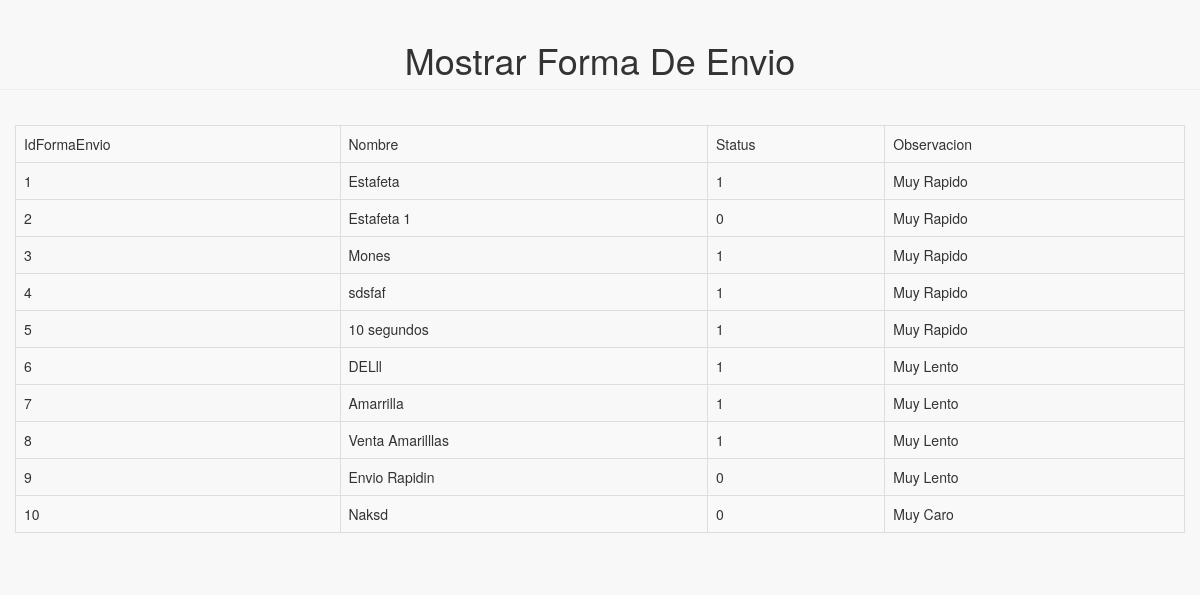
Screenshot of /MostrarLOGFormasDeEnvio.php with the database file from the repository.
### tables this page shows
CREATE TABLE `logformasdeenvio` (
  `IdFormaEnvio` int(2) NOT NULL,
  `Nombre` varchar(20) DEFAULT NULL,
  `Status` tinyint(1) DEFAULT NULL,
  `Observacion` varchar(50) DEFAULT NULL
);

### MostrarLOGFormasDeEnvio.php (the view, shortened to what this page needs)
<?php require_once('Connections/localhost.php'); ?>
<?php
$maxRows_R18 = 10;
$pageNum_R18 = 0;
$startRow_R18 = $pageNum_R18 * $maxRows_R18;
$query_R18 = "SELECT * FROM logformasdeenvio";
$query_limit_R18 = sprintf("%s LIMIT %d, %d", $query_R18, $startRow_R18, $maxRows_R18);
$R18 = mysql_query($query_limit_R18, $localhost) or die(mysql_error());
$row_R18 = mysql_fetch_assoc($R18);
?><!DOCTYPE html PUBLIC "-//W3C//DTD XHTML 1.0 Transitional//EN" "http://www.w3.org/TR/xhtml1/DTD/xhtml1-transitional.dtd">
<html xmlns="http://www.w3.org/1999/xhtml">
<head>
    <link href="vendor/bootstrap/css/bootstrap.min.css" rel="stylesheet">
    <link href="vendor/metisMenu/metisMenu.min.css" rel="stylesheet">
    <link href="dist/css/sb-admin-2.css" rel="stylesheet">
    <link href="vendor/font-awesome/css/font-awesome.min.css" rel="stylesheet" type="text/css">
</head>
<body>
<div align="center">
                    <h1 class="page-header">Mostrar Forma De Envio</h1>
</div>
<div align="center" class="panel-body">
<div  class="table-responsive">
<form id="form1" name="form1" method="post" action="">
  <table border="1" class="table table-striped table-bordered table-hover">
    <tr>
      <td>IdFormaEnvio</td>
      <td>Nombre</td>
      <td>Status</td>
      <td>Observacion</td>
    </tr>
    <?php do { ?>
      <tr>
        <td><?php echo $row_R18['IdFormaEnvio']; ?></td>
        <td><?php echo $row_R18['Nombre']; ?></td>
        <td><?php echo $row_R18['Status']; ?></td>
        <td><?php echo $row_R18['Observacion']; ?></td>
      </tr>
      <?php } while ($row_R18 = mysql_fetch_assoc($R18)); ?>
  </table>
</form>
</div>
</div>
</body>
</html>

### rows the page displays
logformasdeenvio: IdFormaEnvio "1", Nombre "Estafeta", Status "1", Observacion "Muy Rapido"
logformasdeenvio: IdFormaEnvio "2", Nombre "Estafeta 1", Status "0", Observacion "Muy Rapido"
logformasdeenvio: IdFormaEnvio "3", Nombre "Mones", Status "1", Observacion "Muy Rapido"
logformasdeenvio: IdFormaEnvio "4", Nombre "sdsfaf", Status "1", Observacion "Muy Rapido"
logformasdeenvio: IdFormaEnvio "5", Nombre "10 segundos", Status "1", Observacion "Muy Rapido"
logformasdeenvio: IdFormaEnvio "6", Nombre "DELll", Status "1", Observacion "Muy Lento"
logformasdeenvio: IdFormaEnvio "7", Nombre "Amarrilla", Status "1", Observacion "Muy Lento"
logformasdeenvio: IdFormaEnvio "8", Nombre "Venta Amarilllas", Status "1", Observacion "Muy Lento"
logformasdeenvio: IdFormaEnvio "9", Nombre "Envio Rapidin", Status "0", Observacion "Muy Lento"
logformasdeenvio: IdFormaEnvio "10", Nombre "Naksd", Status "0", Observacion "Muy Caro"
